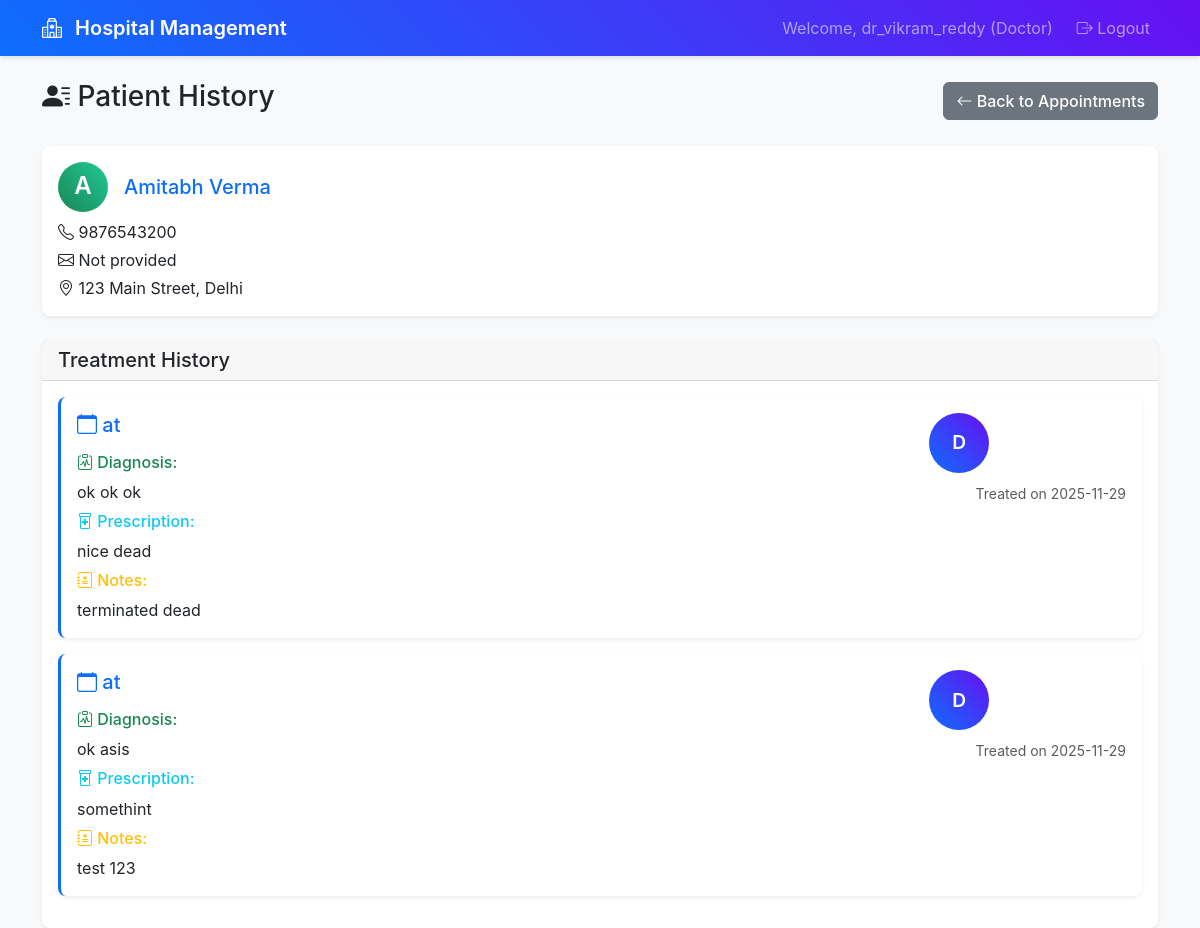
/doctor/patient/392/history (signed in), run on an earlier commit of the app's database.
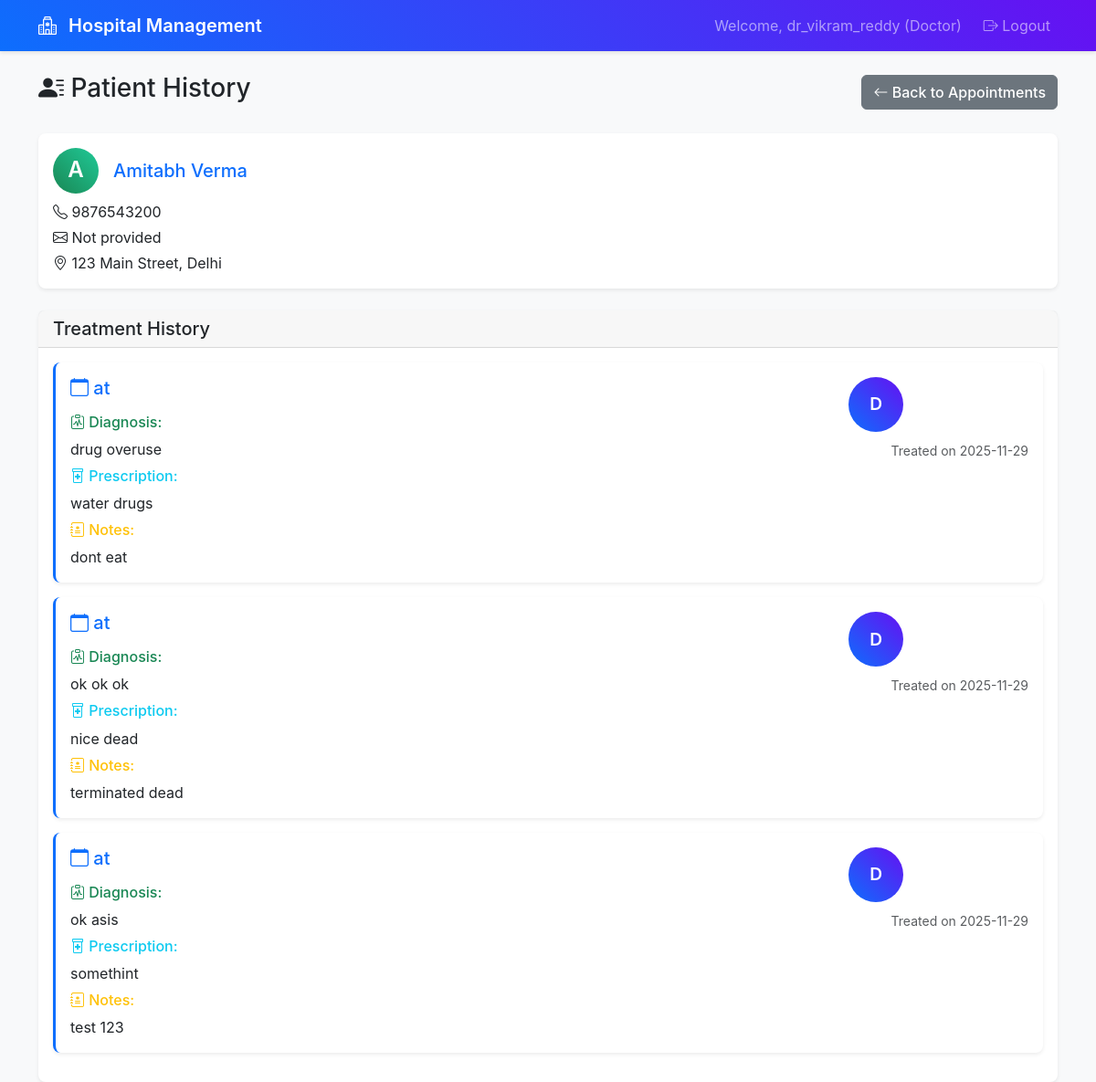
And on a later commit of the database.
### app.py (models this page shows)
class Treatment(db.Model):
    __tablename__ = 'treatments'
    id: Mapped[int] = mapped_column(primary_key=True)
    appointment_id: Mapped[int] = mapped_column(db.ForeignKey('appointments.id'), nullable=False)
    diagnosis: Mapped[str] = mapped_column()
    prescription: Mapped[str] = mapped_column()
    treatment_notes: Mapped[str] = mapped_column()
    created_at: Mapped[datetime] = mapped_column(default=datetime.utcnow)
    appointment = db.relationship('Appointment', back_populates='treatment')

### routes.py (the view)
@app.route('/doctor/patient/<int:patient_id>/history')
@login_required
@role_required(['doctor'])
def doctor_patient_history(patient_id):
    doctor = Doctor.query.join(User).filter(User.id == session['user_id']).first()
    if not doctor:
        flash('Doctor profile not found', 'error')
        return redirect(url_for('logout'))
    patient = Patient.query.join(User).filter(Patient.id == patient_id).first()
    if not patient:
        flash('Patient not found', 'error')
        return redirect(url_for('doctor_dashboard'))
    appointment_check = Appointment.query.filter(
        Appointment.patient_id == patient_id,
        Appointment.doctor_id == doctor.id
    ).count()
    if appointment_check == 0:
        flash('This patient has no appointments with you', 'error')
        return redirect(url_for('doctor_dashboard'))
    treatments = Treatment.query.join(Appointment).filter(
        Appointment.patient_id == patient_id,
        Appointment.doctor_id == doctor.id
    ).order_by(Appointment.appointment_date.desc(), Appointment.appointment_time.desc()).all()
    return render_template('doctor_patient_history.html',
                         doctor=doctor,
                         patient=patient,
                         treatments=treatments)

### routes.py (called while the page is built)
def login_required(f):
    @wraps(f)
    def decorated_function(*args, **kwargs):
        if 'user_id' not in session:
            return redirect(url_for('login'))
        return f(*args, **kwargs)
    return decorated_function

def role_required(roles):
    def decorator(f):
        @wraps(f)
        def decorated_function(*args, **kwargs):
            if 'user_role' not in session or session['user_role'] not in roles:
                flash('Access denied. Insufficient permissions.', 'error')
                return redirect(url_for('login'))
            return f(*args, **kwargs)
        return decorated_function
    return decorator

### templates/doctor_patient_history.html (shortened to what the changed rows need)
{% extends "base.html" %}
{% block content %}
<div class="row">
    <div class="col-12">
        <div class="d-flex justify-content-between align-items-center mb-4">
            <h1 class="h3">
                <i class="bi bi-person-lines-fill"></i> Patient History
            </h1>
        </div>
    </div>
</div>
<div class="row">
    <div class="col-12">
        <div class="card">
            <div class="card-body">
                {% if treatments %}
                {% for treatment in treatments %}
                <div class="card mb-3 border-start border-primary border-3">
                    <div class="card-body">
                        <div class="row">
                            <div class="col-md-8">
                                <h5 class="card-title text-primary">
                                    <i class="bi bi-calendar"></i> {{ treatment.appointment_date }} at {{ treatment.appointment_time }}
                                </h5>
                                <div class="mt-3">
                                    <h6 class="text-success">
                                        <i class="bi bi-clipboard-pulse"></i> Diagnosis:
                                    </h6>
                                    <p class="mb-2">{{ treatment.diagnosis }}</p>
                                    <h6 class="text-info">
                                        <i class="bi bi-prescription2"></i> Prescription:
                                    </h6>
                                    <p class="mb-2">{{ treatment.prescription }}</p>
                                    {% if treatment.treatment_notes %}
                                    <h6 class="text-warning">
                                        <i class="bi bi-journal-medical"></i> Notes:
                                    </h6>
                                    <p class="mb-0">{{ treatment.treatment_notes }}</p>
                                    {% endif %}
                                </div>
                            </div>
                            <div class="col-md-4 text-end">
                                <div class="avatar bg-primary text-white rounded-circle d-flex align-items-center justify-content-center mx-auto mb-2" style="width: 60px; height: 60px;">
                                    {{ session.username[0].upper() }}
                                </div>
                                <small class="text-muted">
                                    Treated on {{ treatment.created_at.strftime('%Y-%m-%d') if treatment.created_at else treatment.appointment_date }}
                                </small>
                            </div>
                        </div>
                    </div>
                </div>
                {% endfor %}
                {% else %}
                <div class="text-center py-5">
                    <i class="bi bi-clipboard-x display-1 text-muted"></i>
                    <h4 class="text-muted">No treatment history yet</h4>
                    <p class="text-muted">Treatment records will appear here after appointments are completed</p>
                </div>
                {% endif %}
            </div>
        </div>
    </div>
</div>
{% endblock %}

What changed in the data, as far as the page shows it:
added Treatment: diagnosis "drug overuse", prescription "water drugs", treatment_notes "dont eat", username "D", created_at "2025-11-29"
